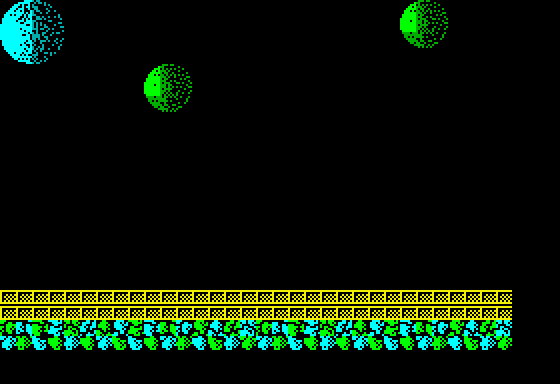

A level layout from a 2D game, rendered from its tile map. Below: a short description, then the map file with its tile-grid data intact:
An orthogonal 35x24 tile map with 16x16 px tiles, 1 tile layer (Collision), 3 tilesets, 1 image layer and 1 object (vitorc).

<map version="1.0" orientation="orthogonal" width="35" height="24" tilewidth="16" tileheight="16">
 <properties>
  <property name="background_color" value="#000000" />
  <property name="zoneNumber" value="085" />
  <property name="zoneSource" value="rusarh/exolon-esl asm/data_zone_data.asm" />
  <property name="nextLevel" value="L04S12" />
 </properties>
 <tileset firstgid="1" name="tiles" tilewidth="16" tileheight="16">
  <image source="tiles.png" width="240" height="512" />
 </tileset>
 <tileset firstgid="481" name="rocks" tilewidth="16" tileheight="16">
  <image source="rocks.png" width="512" height="48" />
 </tileset>
 <tileset firstgid="577" name="generated_terrain" tilewidth="16" tileheight="16">
  <image source="generated_terrain.png" width="256" height="16" />
 </tileset>
 <imagelayer name="Original Static Scenery">
  <image source="zone_085_original.png" width="512" height="384" />
 </imagelayer>
 <layer name="Collision" width="35" height="24">
  <data encoding="csv">0,0,0,0,0,0,0,0,0,0,0,0,0,0,0,0,0,0,0,0,0,0,0,0,0,0,0,0,0,0,0,0,0,0,0,
0,0,0,0,0,0,0,0,0,0,0,0,0,0,0,0,0,0,0,0,0,0,0,0,0,0,0,0,0,0,0,0,0,0,0,
0,0,0,0,0,0,0,0,0,0,0,0,0,0,0,0,0,0,0,0,0,0,0,0,0,0,0,0,0,0,0,0,0,0,0,
0,0,0,0,0,0,0,0,0,0,0,0,0,0,0,0,0,0,0,0,0,0,0,0,0,0,0,0,0,0,0,0,0,0,0,
0,0,0,0,0,0,0,0,0,0,0,0,0,0,0,0,0,0,0,0,0,0,0,0,0,0,0,0,0,0,0,0,0,0,0,
0,0,0,0,0,0,0,0,0,0,0,0,0,0,0,0,0,0,0,0,0,0,0,0,0,0,0,0,0,0,0,0,0,0,0,
0,0,0,0,0,0,0,0,0,0,0,0,0,0,0,0,0,0,0,0,0,0,0,0,0,0,0,0,0,0,0,0,0,0,0,
0,0,0,0,0,0,0,0,0,0,0,0,0,0,0,0,0,0,0,0,0,0,0,0,0,0,0,0,0,0,0,0,0,0,0,
0,0,0,0,0,0,0,0,0,0,0,0,0,0,0,0,0,0,0,0,0,0,0,0,0,0,0,0,0,0,0,0,0,0,0,
0,0,0,0,0,0,0,0,0,0,0,0,0,0,0,0,0,0,0,0,0,0,0,0,0,0,0,0,0,0,0,0,0,0,0,
0,0,0,0,0,0,0,0,0,0,0,0,0,0,0,0,0,0,0,0,0,0,0,0,0,0,0,0,0,0,0,0,0,0,0,
0,0,0,0,0,0,0,0,0,0,0,0,0,0,0,0,0,0,0,0,0,0,0,0,0,0,0,0,0,0,0,0,0,0,0,
0,0,0,0,0,0,0,0,0,0,0,0,0,0,0,0,0,0,0,0,0,0,0,0,0,0,0,0,0,0,0,0,0,0,0,
0,0,0,0,0,0,0,0,0,0,0,0,0,0,0,0,0,0,0,0,0,0,0,0,0,0,0,0,0,0,0,0,0,0,0,
0,0,0,0,0,0,0,0,0,0,0,0,0,0,0,0,0,0,0,0,0,0,0,0,0,0,0,0,0,0,0,0,0,0,0,
0,0,0,0,0,0,0,0,0,0,0,0,0,0,0,0,0,0,0,0,0,0,0,0,0,0,0,0,0,0,0,0,0,0,0,
0,0,0,0,0,0,0,0,0,0,0,0,0,0,0,0,0,0,0,0,0,0,0,0,0,0,0,0,0,0,0,0,0,0,0,
0,0,0,0,0,0,0,0,0,0,0,0,0,0,0,0,0,0,0,0,0,0,0,0,0,0,0,0,0,0,0,0,0,0,0,
1,1,1,1,1,1,1,1,1,1,1,1,1,1,1,1,1,1,1,1,1,1,1,1,1,1,1,1,1,1,1,1,0,0,0,
1,1,1,1,1,1,1,1,1,1,1,1,1,1,1,1,1,1,1,1,1,1,1,1,1,1,1,1,1,1,1,1,0,0,0,
0,0,0,0,0,0,0,0,0,0,0,0,0,0,0,0,0,0,0,0,0,0,0,0,0,0,0,0,0,0,0,0,0,0,0,
0,0,0,0,0,0,0,0,0,0,0,0,0,0,0,0,0,0,0,0,0,0,0,0,0,0,0,0,0,0,0,0,0,0,0,
0,0,0,0,0,0,0,0,0,0,0,0,0,0,0,0,0,0,0,0,0,0,0,0,0,0,0,0,0,0,0,0,0,0,0,
0,0,0,0,0,0,0,0,0,0,0,0,0,0,0,0,0,0,0,0,0,0,0,0,0,0,0,0,0,0,0,0,0,0,0</data>
 </layer>
 <objectgroup name="Objects">
  <object id="1" name="vitorc" x="0" y="320" />
 </objectgroup>
</map>
